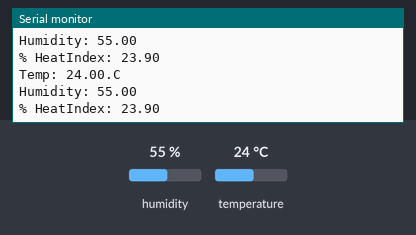
This sketch was run on a simulated ESP8266 (NodeMCU). On the bench: the last lines printed to the serial monitor. The test bench sets the inputs (shaded band); at power-on: humidity 55 %, temperature 24 °C.

Above: at 6.8 s.
6.9 s: humidity set to 22 %
At 13.1 s:
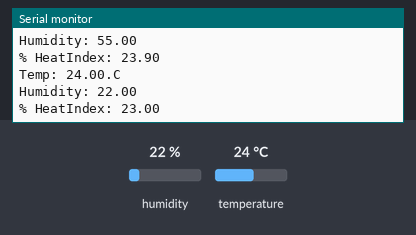
13.6 s: temperature set to 12 °C
At 18.6 s:
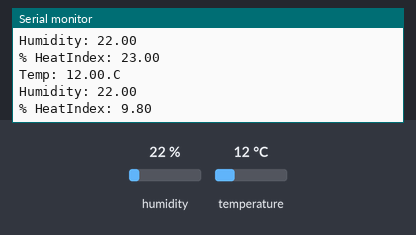
20.3 s: humidity set to 40 %
At 25.2 s:
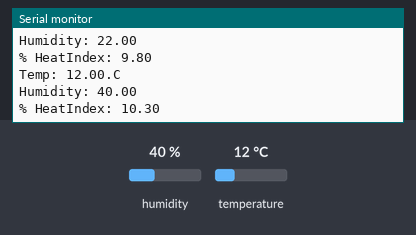
Timing chart, 0 to 26.7 s (numbered marks = the images above; inputs shaded):
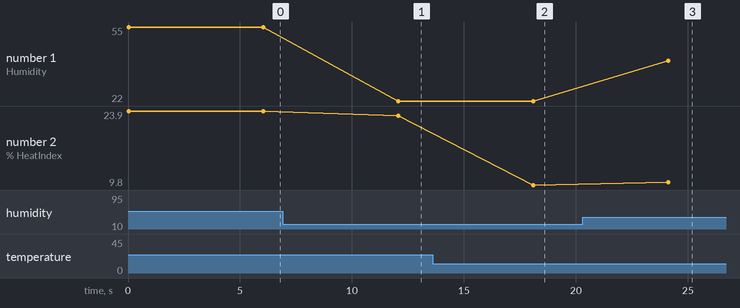

The sketch:

sketch_mar04a.ino
```cpp
#include "DHT.h"
#define DHTTYPE DHT11
uint8_t DHTPin = D7;
DHT dht(DHTPin, DHTTYPE);

float Temperature,Humidity,HeatIndex;
void setup() {
Serial.begin(115200);
}

void loop() {
  ReadDHT11();

  delay(6000);
}
```

sensors.ino
```cpp
 void ReadDHT11() {
  float temperature = round(dht.readTemperature()*10)/10;
  float humidity = round(dht.readHumidity()*10)/10;
  float heatIndex = round(dht.computeHeatIndex(temperature, humidity, false)*10)/10;

  if(isnan(temperature) || isnan(humidity) || isnan(heatIndex))
    {
      Serial.println("DHT11 sensor error");
    }
   else{
    Temperature = temperature;
    Humidity = humidity;
    HeatIndex = heatIndex;

    Serial.println("Temp: " + String(Temperature) + ".C");
    Serial.println("Humidity: " + String(Humidity));
    Serial.println("% HeatIndex: " + String(HeatIndex) + "\n");
   }
}
```

Measured:
- after the input at 6.9 s, the serial monitor: prints a new line after 5.2 s (image 1)
- after the input at 13.6 s, the serial monitor: prints a new line after 4.5 s (image 2)
- after the input at 20.3 s, the serial monitor: prints a new line after 3.8 s (image 3)
- plotted number 1: 55 → 22 after the input at 6.9 s, 22 → 40 after the input at 20.3 s
- plotted number 2: 23.9 → 23 after the input at 6.9 s, 23 → 9.8 after the input at 13.6 s, 9.8 → 10.3 after the input at 20.3 s
